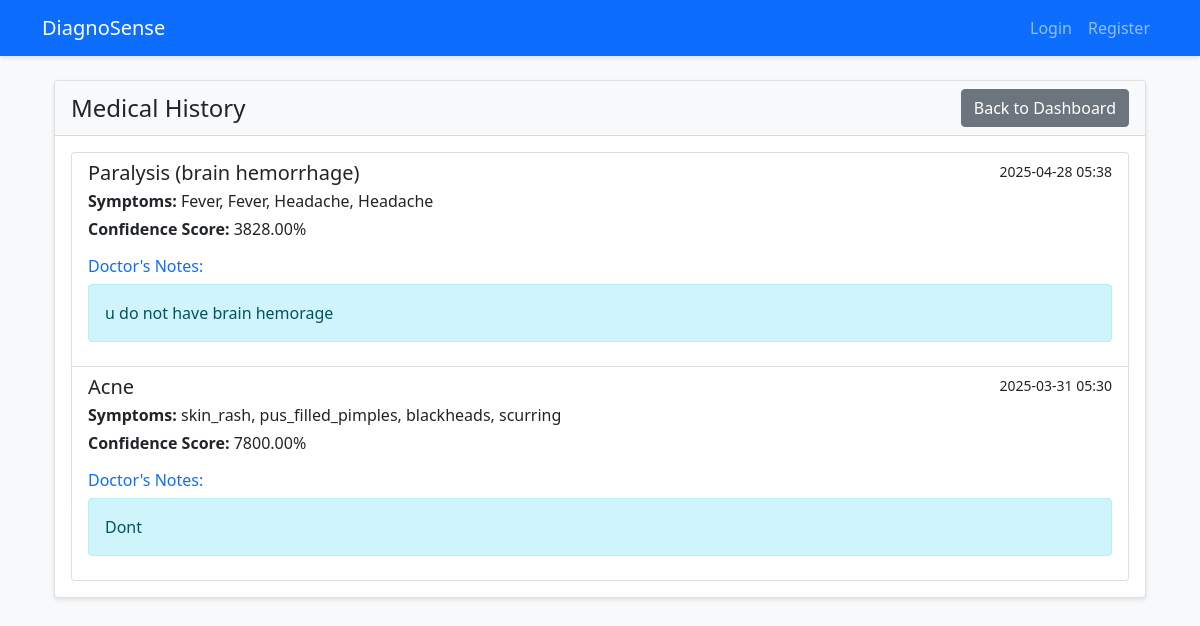
The app's page /history (signed in) with its own data.
### app.py (models this page shows)
class DiseaseHistory(db.Model):
    id = db.Column(db.Integer, primary_key=True)
    patient_id = db.Column(db.Integer, db.ForeignKey('user.id'), nullable=False)
    disease = db.Column(db.String(100), nullable=False)
    symptoms = db.Column(db.Text, nullable=False)
    diagnosis_date = db.Column(db.DateTime, default=datetime.utcnow)
    doctor_notes = db.Column(db.Text)
    doctor_id = db.Column(db.Integer, db.ForeignKey('user.id'))
    confidence = db.Column(db.Float)

### app.py (the view)
@app.route('/history')
@login_required
def history():
    if current_user.role == 'doctor':
        patients = Patient.query.filter_by(doctor_id=current_user.id).all()
        patient_ids = [patient.user_id for patient in patients]
        diagnoses = DiseaseHistory.query.filter(
            DiseaseHistory.patient_id.in_(patient_ids)
        ).order_by(DiseaseHistory.diagnosis_date.desc()).all()
        return render_template('history.html', diagnoses=diagnoses, is_doctor=True)
    else:
        diagnoses = DiseaseHistory.query.filter_by(
            patient_id=current_user.id
        ).order_by(DiseaseHistory.diagnosis_date.desc()).all()
        return render_template('history.html', diagnoses=diagnoses, is_doctor=False)

### app.py (called while the page is built)
@login_manager.user_loader
def load_user(user_id):
    return User.query.get(int(user_id))

### templates/history.html (shortened to what this page needs)
{% extends "base.html" %}
{% block content %}
<div class="container mt-4">
    <div class="row">
        <div class="col-12">
            <div class="card">
                <div class="card-header d-flex justify-content-between align-items-center">
                    <h4 class="mb-0">Medical History</h4>
                    {% if not is_doctor %}
                    <a href="{{ url_for('dashboard') }}" class="btn btn-secondary">Back to Dashboard</a>
                    {% endif %}
                </div>
                <div class="card-body">
                    {% if diagnoses %}
                    <div class="list-group">
                        {% for diagnosis in diagnoses %}
                        <div class="list-group-item">
                            <div class="d-flex w-100 justify-content-between">
                                <h5 class="mb-1">{{ diagnosis.disease }}</h5>
                                <small>{{ diagnosis.diagnosis_date.strftime('%Y-%m-%d %H:%M') }}</small>
                            </div>
                            <p class="mb-1"><strong>Symptoms:</strong> {{ diagnosis.symptoms }}</p>
                            <p class="mb-1"><strong>Confidence Score:</strong> {{ "%.2f"|format(diagnosis.confidence * 100) }}%</p>
                            {% if diagnosis.doctor_notes %}
                            <div class="mt-3">
                                <h6 class="text-primary">Doctor's Notes:</h6>
                                <div class="alert alert-info">
                                    {{ diagnosis.doctor_notes }}
                                </div>
                            </div>
                            {% endif %}
                        </div>
                        {% endfor %}
                    </div>
                    {% else %}
                    <p>No medical history found.</p>
                    {% endif %}
                </div>
            </div>
        </div>
    </div>
</div>
{% endblock %}

### static/css/style.css (style rules this page uses)
body { background-color: #f8f9fa; }
.card { box-shadow: 0 2px 4px rgba(0,0,0,0.1); margin-bottom: 1rem; }
.card-header { background-color: #f8f9fa; border-bottom: 1px solid rgba(0,0,0,0.125); }
.alert { margin-bottom: 1rem; }

### records on screen
DiseaseHistory: disease "Paralysis (brain hemorrhage)", diagnosis_date "2025-04-28 05:38", symptoms "Fever, Fever, Headache, Headache", diagnosis.confidence*100 "3828.00", doctor_notes "u do not have brain hemorage"
DiseaseHistory: disease "Acne", diagnosis_date "2025-03-31 05:30", symptoms "skin_rash, pus_filled_pimples, blackheads, scurring", diagnosis.confidence*100 "7800.00", doctor_notes "Dont"
